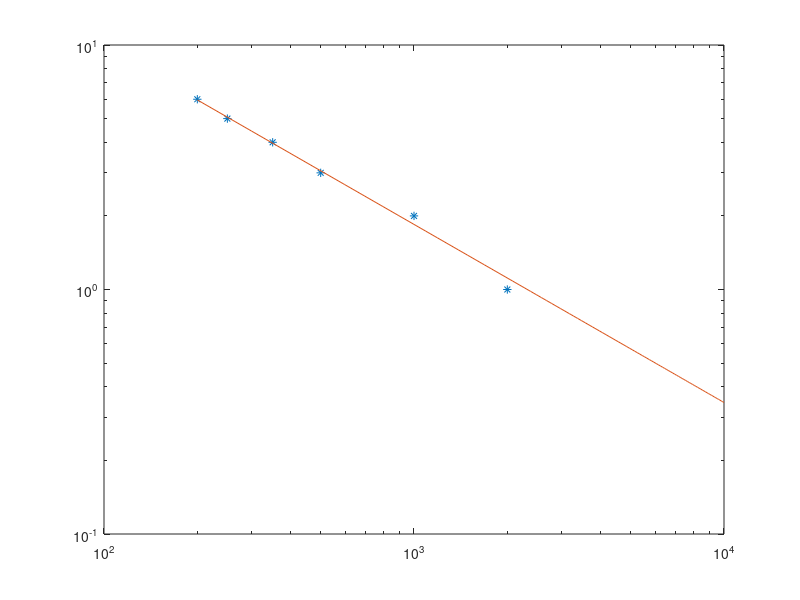
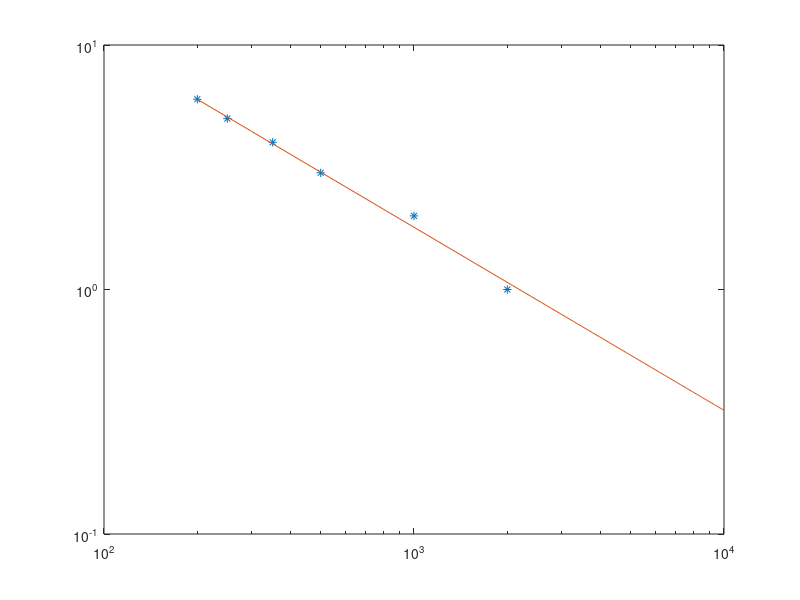

MATLAB code to generate these figures, in order:
% ccc
clear
close all
clc
x=[10000 2000 1000 500 350 250 200]
y=[0 1 2 3 4 5 6]


loglog(x,y,'*')
hold on
xx=linspace(200,1e4);

loglog(xx,282.8./xx.^0.7284)

%%
figure
semilogx(x,y,'*')
hold on
semilogy(xx,316.7./xx.^0.7487)